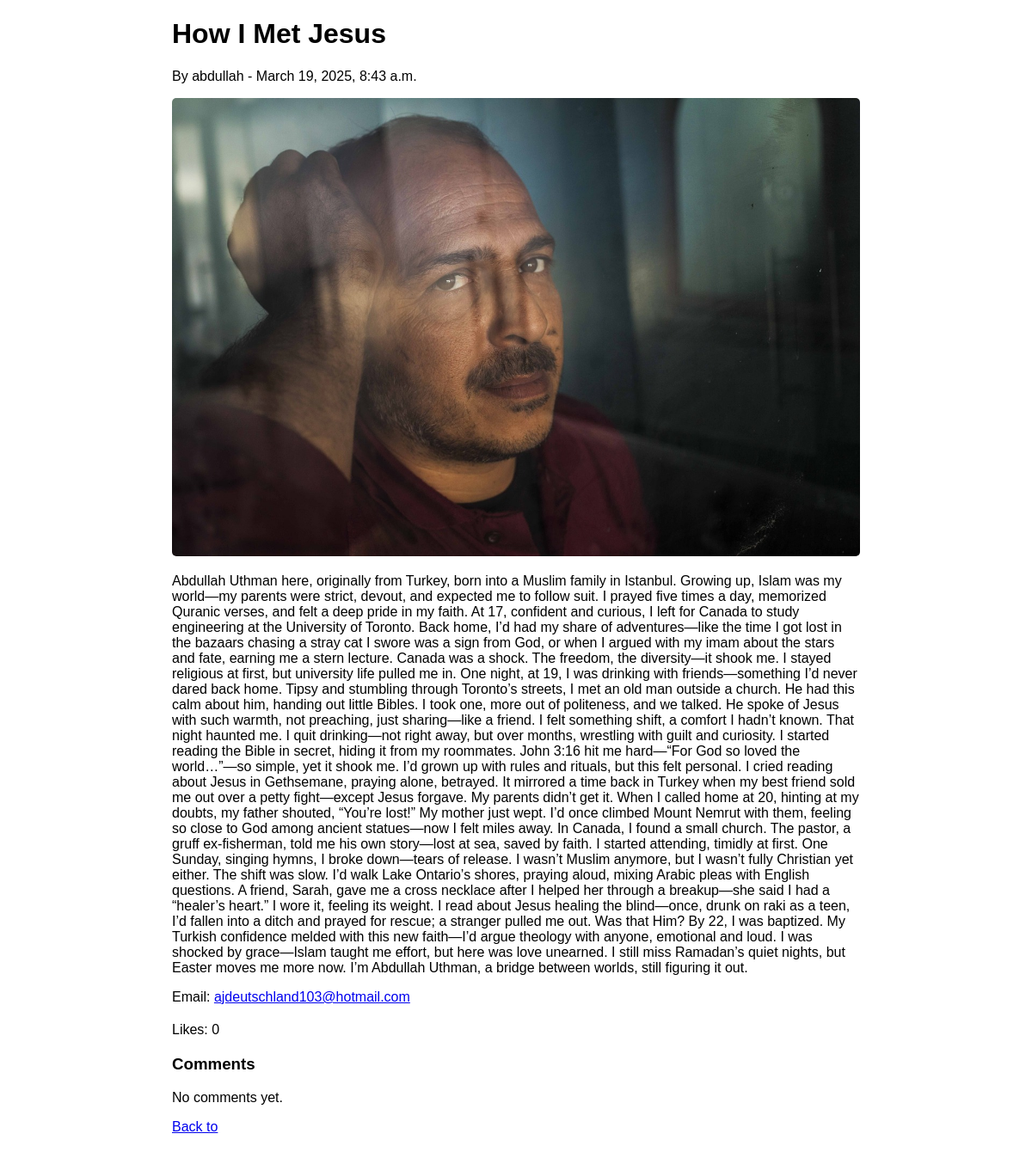
The app's page /blogs/post/1/ with its own data.
### blogs/models.py (models this page shows, shortened)
class BlogPost(models.Model):
    title = models.CharField(max_length=200)
    content = models.TextField()
    author = models.ForeignKey(User, on_delete=models.CASCADE)
    forum = models.ForeignKey(Forum, on_delete=models.CASCADE, default=1)
    created_at = models.DateTimeField(auto_now_add=True)
    photo = models.ImageField(upload_to='blog_photos/', blank=True, null=True)
    likes = models.ManyToManyField(User, related_name='liked_posts', blank=True)

### blogs/views.py (the view)
# urls.py: path('blogs/post/<int:post_id>/', blog_detail, name='blog_detail'),
def blog_detail(request, post_id):
    post = get_object_or_404(BlogPost, id=post_id)
    return render(request, 'blogs/blog_detail.html', {'post': post})

### templates/blogs/blog_detail.html (shortened to what this page needs)
<!DOCTYPE html>
<html lang="en">
<head>
</head>
<body>
    <div class="post">
        <h1>{{ post.title }}</h1>
        <p>By {{ post.author }} - {{ post.created_at }}</p>
        {% if post.photo %}
            <img src="{{ post.photo.url }}" alt="{{ post.author }}'s photo">
        {% endif %}
        <p>{{ post.content }}</p>
        <p>Email: <a href="mailto:ajdeutschland103@hotmail.com">ajdeutschland103@hotmail.com</a></p>
        <div class="likes">
            <p>Likes: {{ post.likes.count }}</p>
        </div>
        <div class="comments">
            <h3>Comments</h3>
            {% for comment in post.comments.all %}
                <div class="comment">
                    <p>{{ comment.content }}</p>
                    <small>By {{ comment.author }} - {{ comment.created_at }}</small>
                </div>
            {% empty %}
                <p>No comments yet.</p>
            {% endfor %}
        </div>
        <a href="{% url 'topic_list' post.topic %}">Back to {{ post.topic }}</a>
    </div>
</body>
</html>

### templates/blogs/blog_detail.html (style rules this page uses)
body { font-family: Arial, sans-serif; margin: 20px; }
.post { max-width: 800px; margin: 0 auto; }
img { max-width: 100%; height: auto; border-radius: 5px; }
.likes { margin: 20px 0; }
.comments { margin-top: 20px; }

### records on screen
BlogPost: title "How I Met Jesus", author "abdullah", created_at "March 19, 2025, 8:43 a.m.", photo (picture), content "Abdullah Uthman here, originally from Turkey, born into a Muslim family in Istanbul. Growing up, Islam was my world—my parents were strict, devout, and expected me to follow suit. I prayed five times a day, memorized Quranic verses, and felt a deep pride in my faith. At 17, confident and curious, I left for Canada to study engineering at the University of Toronto. Back home, I’d had my share of adventures—like the time I got lost in the bazaars chasing a stray cat I swore was a sign from God, or when I argued with my imam about the stars and fate, earning me a stern lecture. Canada was a shock. The freedom, the diversity—it shook me. I stayed religious at first, but university life pulled…", likes.count "0"
